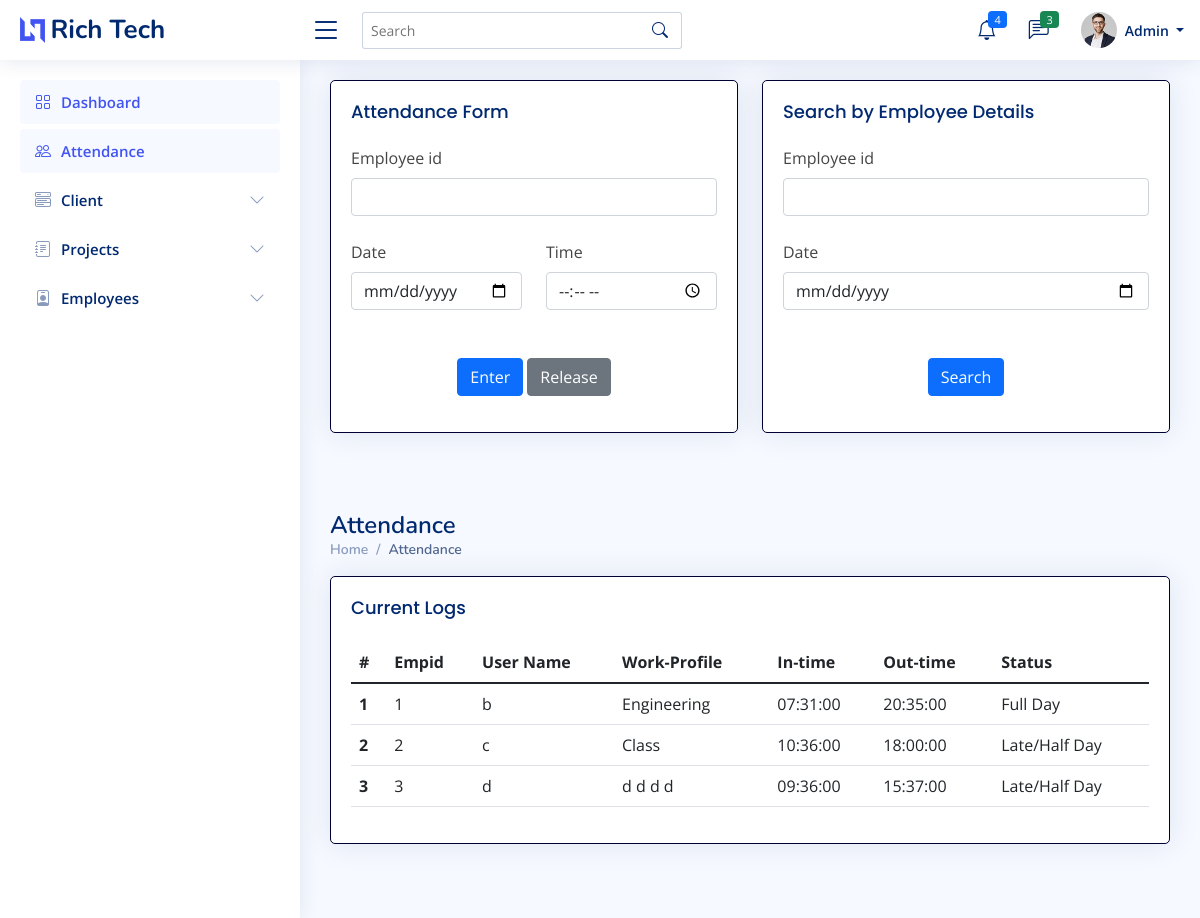
Screenshot of /admin/attendance.php (signed in) with the database file from the repository.
### tables this page shows
CREATE TABLE `attendancet` (
  `Id` int(7) NOT NULL,
  `uname` varchar(255) NOT NULL,
  `empid` varchar(255) NOT NULL,
  `ddate` date NOT NULL,
  `intime` time NOT NULL,
  `outtime` time DEFAULT NULL,
  `fullday` text DEFAULT NULL
);

CREATE TABLE `empt` (
  `Id` int(7) NOT NULL,
  `uname` varchar(255) NOT NULL,
  `empid` varchar(255) NOT NULL,
  `ename` varchar(255) NOT NULL,
  `email` varchar(255) NOT NULL,
  `mobile` varchar(14) NOT NULL,
  `dob` datetime NOT NULL,
  `eaddress` varchar(255) NOT NULL,
  `pphoto` longblob NOT NULL,
  `cv` longblob NOT NULL,
  `bio` longtext NOT NULL,
  `github` varchar(255) NOT NULL,
  `twitter` varchar(255) NOT NULL,
  `insta` varchar(255) NOT NULL,
  `linkedin` varchar(255) NOT NULL,
  `wstatus` varchar(20) NOT NULL
);

### admin/attendance.php (the view, shortened to what this page needs)
<?php
    if ($_SESSION['erole']=="admin"){
    ?>
<!DOCTYPE html>
<html lang="en">
    <head>
        <link href="../assets/vendor/bootstrap/css/bootstrap.min.css" rel="stylesheet">
        <link href="../assets/vendor/bootstrap-icons/bootstrap-icons.css" rel="stylesheet">
        <link href="../assets/vendor/boxicons/css/boxicons.min.css" rel="stylesheet">
        <link href="../assets/vendor/quill/quill.snow.css" rel="stylesheet">
        <link href="../assets/vendor/quill/quill.bubble.css" rel="stylesheet">
        <link href="../assets/vendor/remixicon/remixicon.css" rel="stylesheet">
        <link href="../assets/vendor/simple-datatables/style.css" rel="stylesheet">
        <link href="../assets/css/style.css" rel="stylesheet">
    </head>
    <body>
        <?php include 'imports/nav-admin.php'; ?>
        <main id="main" class="main">
            <div class="row">
            <div class="col-lg-6 col-md-6" style="float:left; width:50%;">
                <div class="card" >
                    <div class="card-body">
                        <h5 class="card-title">Attendance Form</h5>
                        <form class="row mb-3" method="POST" action="attendanceBackend.php">
                            <div class="col-12">
                                <label for="inputNanme4" class="form-label">Employee id</label>
                                <input type="text" class="form-control" id="empid" name="empid" required="">
                                <br />
                            </div>
                            <div class="col-md-6">
                                <label for="inputEmail4" class="form-label">Date</label>
                                <input type="date" class="form-control" id="date" name="date" placeholder="Date" required="">
                            </div>
                            <div class="col-md-6">
                                <label for="inputEmail4" class="form-label">Time</label>
                                <input type="time" class="form-control" id="time" name="time" placeholder="Time" required="">
                                <br />
                            </div>
                            <div class="text-center">
                                <br>
                                <button type="submit" name="intime" class="btn btn-primary">Enter</button>
                                <button type="submit" name="outtime" class="btn btn-secondary">Release</button>
                            </div>
                        </form>
                    </div>
                </div>
            </div>
            <div class="col-lg-6 col-md-6" style="float:right;">
                <div class="card">
                    <div class="card-body">
                        <h5 class="card-title">Search by Employee Details</h5>
                        <form class="row mb-3" action="" method="POST">
                            <div class="col-12">
                                <label for="inputNanme4" class="form-label">Employee id</label>
                                <input type="text" class="form-control" id="empid" name="empid" required="">
                                <br />
                            </div>
                            <div class="col-md-12">
                                <label for="inputEmail4" class="form-label">Date</label>
                                <input type="date" class="form-control" id="date" name="date" placeholder="Date">
                            </div>
                            <div class="text-center">
                                <button type="submit" name="searchattendance" class="btn btn-primary">Search</button>
                            </div>
                        </form>
                    </div>
                </div>
            </div>
            </div>
            <br>
            <br>
            <div class="pagetitle">
                <h1>Attendance</h1>
                <nav>
                    <ol class="breadcrumb">
                        <li class="breadcrumb-item"><a href="index.php">Home</a></li>
                        <li class="breadcrumb-item active">Attendance</li>
                    </ol>
                </nav>
            </div>
            <section class="section dashboard">
                <div class="row">
                    <div class="col-md-12">
                        <div class="card">
                            <div class="card-body">
                                <h5 class="card-title">Current Logs</h5>
                                <?php
                                    include '../imports/config.php';
                                    $conn=mysqli_connect($server_name,$username,$password,$database_name);
                                    if(isset($_POST['searchattendance']) ){
                                        $empid=$_POST['empid'];
                                        $date=$_POST['date'];
                                        if ($date !="") {
                                        $sql="SELECT * FROM attendancet WHERE empid='$empid' AND ddate='$date'";
                                        $records=mysqli_query($conn,$sql);
                                        }else{
                                            $sql="SELECT * FROM attendancet WHERE empid='$empid'";
                                            $records=mysqli_query($conn,$sql);
                                        }
                                        if(mysqli_num_rows($records)>0){
                                            $n=1;
                                            echo '<div class="table-responsive">';
                                            echo '<table class="table datatable">';
                                                echo '<thead class="thead-dark">';
                                                    echo '<tr>';
                                                    echo '<th scope="col">#</th>';
                                                    echo '<th scope="col">Empid</th>';
                                                    echo '<th scope="col">User Name</th>';
                                                    echo '<th scope="col">Work-Profile</th>';
                                                    echo '<th scope="col">In-time</th>';
                                                    echo '<th scope="col">Out-time</th>';
                                                    echo '<th scope="col">Status</th>';
                                                    echo '</tr>';
                                                echo '</thead>';
                                                echo '<tbody>';
                                                while($data = mysqli_fetch_array($records)){
                                                    $empid=$data['empid'];
                                                    $ename=$data['uname'];
                                                    $mysql = "SELECT bio from empt where empid='$empid'";
                                                    $result2 = mysqli_query($conn, $mysql);
                                                    $row2 = mysqli_fetch_assoc($result2);
                                                    $bio = $row2['bio'];
                                                    $intime=$data['intime'];
                                                    $outtime=$data['outtime'];
                                                    if ($outtime=="") {
                                                        $outtime="Working";
                                                    }
                                                    $status=$data['fullday'];
                                                    if ($status=="True") {
                                                        $status="Full Day";
                                                    }
                                                    elseif ($status=="False" && $outtime=="Working") {
                                                        $status="";
                                                    }
                                                    else{
                                                        $status="Late/Half Day";
                                                    }
                                                    echo '<tr>
                                                            <th scope="row">'.$n.'</th>
                                                            <td>'.$empid.'</td>
                                                            <td>'.$ename.'</td>
                                                            <td>'.$bio.'</td>
                                                            <td>'.$intime.'</td>
                                                            <td>'.$outtime.'</td>
                                                            <td>'.$status.'</td>
                                                            </tr>';
                                                    $n+=1;
                                                }
                                                echo '</tbody>
                                        </table>';
                                        echo '</div>';
                                        }
                                        else{
                                            echo "No data found";
                                        }
                                    }
                                    else{
                                    $sql_query = "SELECT * from attendancet";
                                    $records = mysqli_query($conn, $sql_query);
                                    $n=1;
                                    echo '<div class="table-responsive">';
                                    echo '<table class="table datatable">';
                                        echo '<thead class="thead-dark">';
                                            echo '<tr>';
                                            echo '<th scope="col">#</th>';
                                            echo '<th scope="col">Empid</th>';
                                            echo '<th scope="col">User Name</th>';
                                            echo '<th scope="col">Work-Profile</th>';
                                            echo '<th scope="col">In-time</th>';
                                            echo '<th scope="col">Out-time</th>';
                                            echo '<th scope="col">Status</th>';
                                            echo '</tr>';
                                        echo '</thead>';
                                        echo '<tbody>';
                                        while($data = mysqli_fetch_array($records)){
                                            $empid=$data['empid'];
                                            $ename=$data['uname'];
                                            $mysql = "SELECT bio from empt where empid='$empid'";
                                            $result2 = mysqli_query($conn, $mysql);
                                            $row2 = mysqli_fetch_assoc($result2);
                                            $bio = $row2['bio'];
                                            $intime=$data['intime'];
                                            $outtime=$data['outtime'];
                                            $status=$data['fullday'];
                                            if ($status=="True") {
                                                $status="Full Day";
                                            }
                                            elseif ($status=="False" && $outtime=="Working") {
                                                $status="";
                                            }
                                            else{
                                                $status="Late/Half Day";
                                            }
                                            echo '<tr>
                                                    <th scope="row">'.$n.'</th>
                                                    <td>'.$empid.'</td>
                                                    <td>'.$ename.'</td>
                                                    <td>'.$bio.'</td>
                                                    <td>'.$intime.'</td>
                                                    <td>'.$outtime.'</td>
                                                    <td>'.$status.'</td>
                                                    </tr>';
                                            $n+=1;
                                        }
                                        echo '</tbody>
                                        </table>';
                                        echo '</div>';
                                    }
                                    ?>
                            </div>
                        </div>
                    </div>
                </div>
            </section>
        </main>
    </body>
</html>
<?php
    }
    else{
    ob_start();
    header('Location: '.'../index.php');
    ob_end_flush();
    die();
    }
    ?>

### rows the page displays
attendancet: empid "1", uname "b", empt.bio "Engineering", intime "07:31:00", outtime "20:35:00", fullday "Full Day"
attendancet: empid "2", uname "c", empt.bio "Class", intime "10:36:00", outtime "18:00:00", status "Late/Half Day"
attendancet: empid "3", uname "d", empt.bio "d d d d", intime "09:36:00", outtime "15:37:00", status "Late/Half Day"
